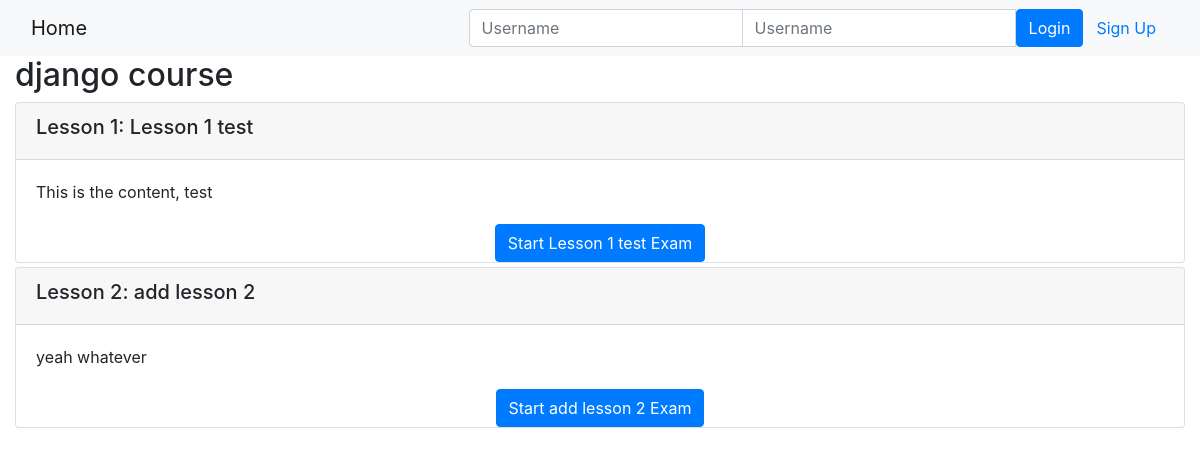
Page /onlinecourse/1/ on the earlier database version.
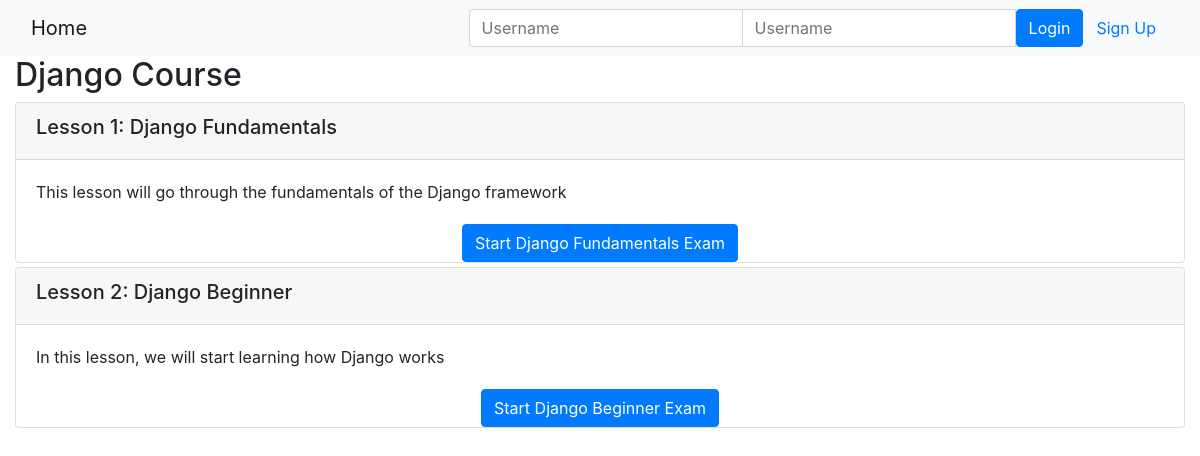
Same page on the later database version.
### onlinecourse/models.py (models this page shows, shortened)
class Course(models.Model):
    name = models.CharField(null=False, max_length=30, default='online course')
    image = models.ImageField(upload_to='course_images/')
    description = models.CharField(max_length=1000)
    pub_date = models.DateField(null=True)
    instructors = models.ManyToManyField(Instructor)
    users = models.ManyToManyField(settings.AUTH_USER_MODEL, through='Enrollment')
    total_enrollment = models.IntegerField(default=0)
    is_enrolled = False

class Lesson(models.Model):
    title = models.CharField(max_length=200, default="title")
    order = models.IntegerField(default=0)
    course = models.ForeignKey(Course, on_delete=models.CASCADE)
    content = models.TextField()

### onlinecourse/views.py (the view)
# urls.py: path('<int:pk>/', views.CourseDetailView.as_view(), name='course_details'),
class CourseDetailView(generic.DetailView):
    model = Course
    template_name = 'onlinecourse/course_detail_bootstrap.html'

### onlinecourse/templates/onlinecourse/course_detail_bootstrap.html (shortened to what this page needs)
<!DOCTYPE html>
<html lang="en">
<head>
     {% load static %}
    <link rel="stylesheet" href="https://maxcdn.bootstrapcdn.com/bootstrap/4.5.2/css/bootstrap.min.css">
</head>
<body>
    <nav class="navbar navbar-light bg-light">
        <div class="container-fluid">
            <div class="navbar-header">
                  <a class="navbar-brand" href="{% url 'onlinecourse:index' %}">Home</a>
            </div>
            <ul class="nav navbar-nav navbar-right">
                {% if user.is_authenticated %}
                <li>
                    <a class="btn btn-link" href="#">{{ user.first_name }}({{ user.username }})</a>
                    <a class="btn btn-link" href="{% url 'onlinecourse:logout' %}">Logout</a>
                </li>
                {% else %}
                <li>
                    <form class="form-inline" action="{% url 'onlinecourse:login' %}" method="post">
                        <div class="input-group">
                            <input type="text" class="form-control" placeholder="Username" name="username" >
                            <input type="password" class="form-control" placeholder="Username" name="psw" >
                            <button class="btn btn-primary" type="submit">Login</button>
                            <a class="btn btn-link" href="{% url 'onlinecourse:registration' %}">Sign Up</a>
                        </div>
                    </form>
                </li>
                {% endif %}
            </ul>
        </div>
    </nav>
            <div class="container-fluid">
                <h2>{{ course.name }}</h2>
                <div class="card-columns-vertical">
                    {% for lesson in course.lesson_set.all %}
                        <div class="card mt-1">
                            <div class="card-header"><h5>Lesson {{lesson.order|add:1}}: {{lesson.title}}</h5></div>
                            <div class="card-body">{{lesson.content}}</div>
                            <div class="container-fluid d-flex justify-content-center align-items-center full-height">
                                <div>
                                  <button type="button" class="btn btn-primary" data-toggle="collapse" data-target="#collapse-container-{{lesson.id}}">Start {{lesson.title}} Exam</button>
                                </div>
                              </div>
                        </div>
                    {% endfor %}
                </div>
    </div>
</body>
</html>

Differences in the rows shown:
removed Lesson: order|add "1", title "Lesson 1 test", content "This is the content, test"
removed Lesson: order|add "2", title "add lesson 2", content "yeah whatever"
changed Course: name "django course" → "Django Course"
added Lesson: order|add "1", title "Django Fundamentals", content "This lesson will go through the fundamentals of the Django framework"
added Lesson: order|add "2", title "Django Beginner", content "In this lesson, we will start learning how Django works"
